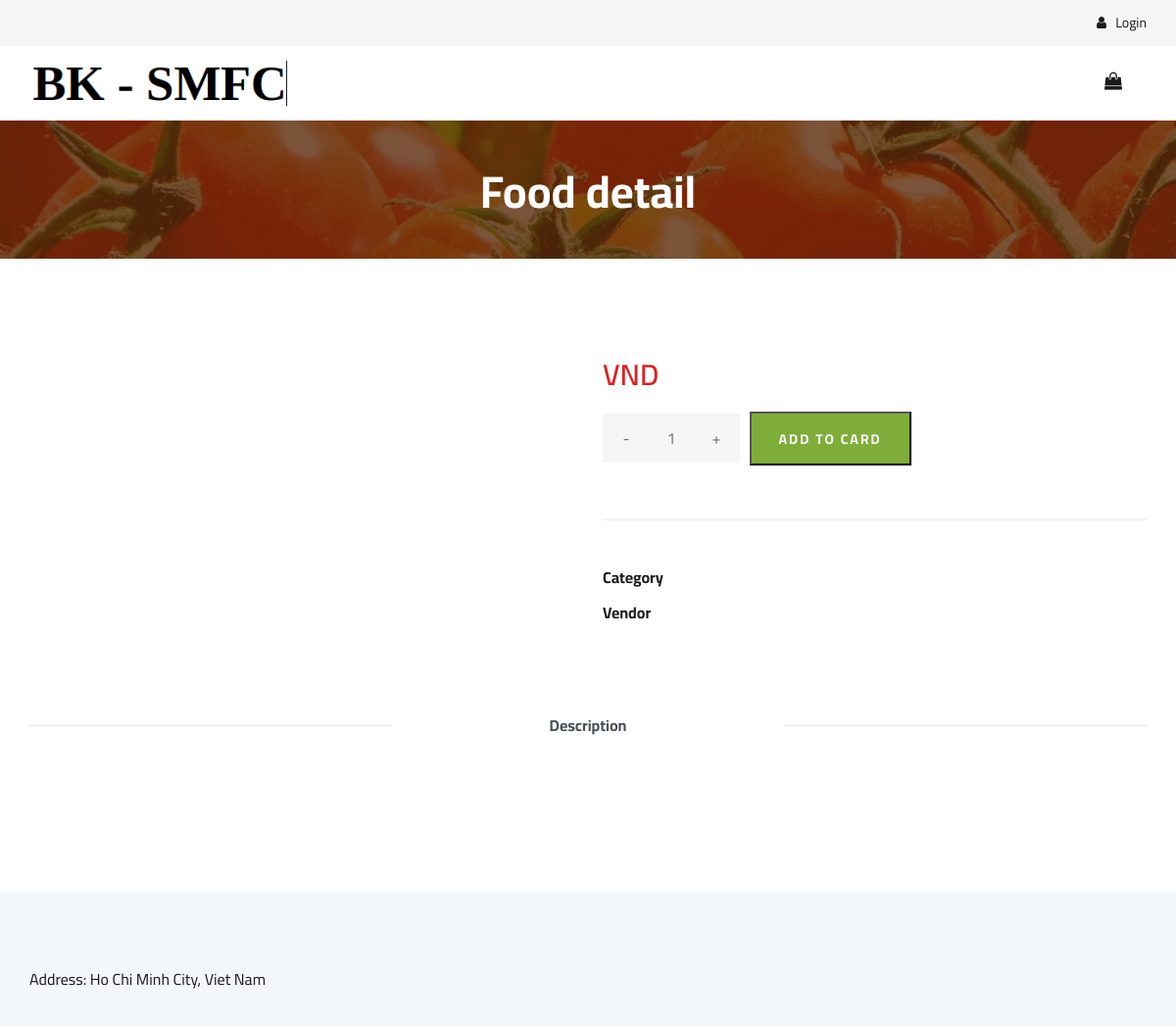
The page /customer/food_detail/6 on the database as committed earlier.
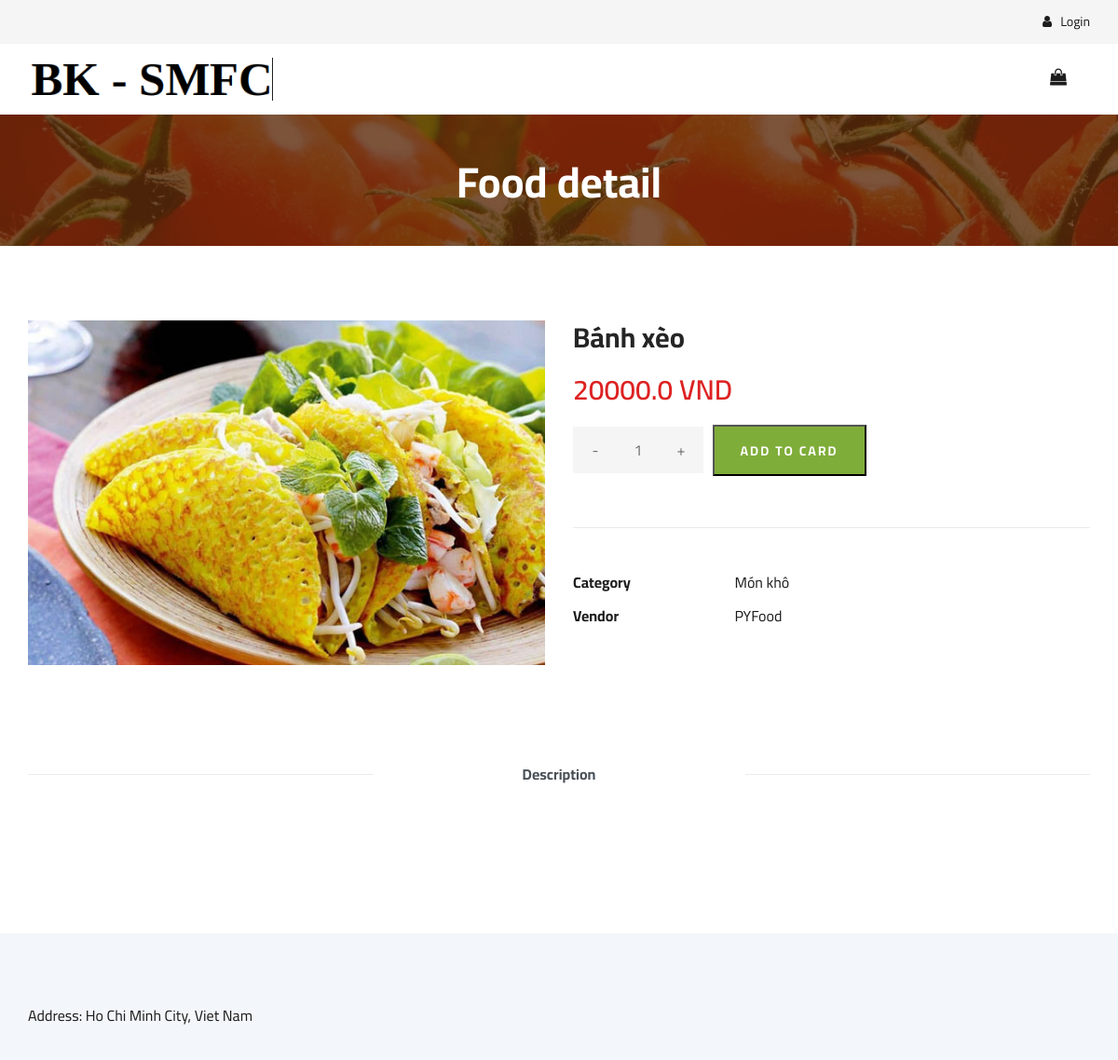
The same page on the database as committed later.
### model/models/food.py (models this page shows, shortened)
class Food(models.Model):
    category = models.ForeignKey(Category, on_delete=models.CASCADE, blank=True)
    name = models.CharField(max_length=100)
    vendor = models.ForeignKey(Vendor, on_delete=models.CASCADE)
    description = models.TextField(blank=True, max_length=256)
    price = models.FloatField(default=0)
    image = models.ImageField(upload_to='food_images/%Y/%m/%d', blank=True)
    class Meta:
        verbose_name = 'Food'
        verbose_name_plural = 'Foods'

class Category(models.Model):
    name = models.CharField(max_length=100)
    class Meta:
        verbose_name = 'Category'
        verbose_name_plural = 'Categories'

### model/models/vendor.py (models this page shows, shortened)
class Vendor(models.Model):
    name = models.CharField(max_length=100, default='')
    description = models.CharField(max_length=256, default='')
    owner = models.ForeignKey(VendorOwner, on_delete=models.CASCADE)

### customer/views.py (the view)
# urls.py: path('food_detail/<int:foodID>', ViewFoodDetail, name='view-food-detail'),
def ViewFoodDetail(request, foodID=None):
    context = {
        'food': Menu.get_food(food_id=foodID),
    }
    return render(request, 'order/shop-details.html', context)

### customer/menu.py (called while the page is built)
    @staticmethod
    def get_food(food_id):
        try:
            return Food.objects.get(id=food_id)
        except ObjectDoesNotExist:
            return None

### templates/order/shop-details.html (shortened to what this page needs)
{% extends 'order/base.html' %}
{% load static%}
{% block CustomerCart %}
    <div class="col-lg-3">
        <div class="header__cart">
            <ul>
                <li><a href="{% url 'customer:view-cart' %}"><i class="fa fa-shopping-bag"></i> </a></li>
            </ul>
        </div>
    </div>
{% endblock %}
{% block BreadcrumbTitle%}
    <h2>Food detail</h2>
{% endblock %}
{% block content %}
    <section class="product-details spad">
        <div class="container">
            <div class="row">
                <div class="col-lg-6 col-md-6">
                    <div class="product__details__pic">
                        <div class="product__details__pic__item">
                            <img class="product__details__pic__item--large"
                                src="{{food.image.url}}" alt="">
                        </div>
                    </div>
                </div>
                <div class="col-lg-6 col-md-6">
                    <div class="product__details__text">
                        <h3>{{food.name}}</h3>
                        <div class="product__details__price">{{food.price}} VND</div>
                        <form action="{% url 'customer:add-item-to-cart' food.id %}" method="post">
                            <div class="product__details__quantity">
                                <div class="quantity">
                                    <div class="pro-qty">
                                        <input type="text" value="1" name="quantity">
                                    </div>
                                </div>
                            </div>
                            <input type="submit" class="primary-btn" value="ADD TO CARD">
                        </form>
                        <ul>
                            <li><b>Category</b> <span>{{food.category.name}}</span></li>
                            <li><b>Vendor</b> <span>{{food.vendor.name}}</span></li>
                        </ul>
                    </div>
                </div>
                <div class="col-lg-12">
                    <div class="product__details__tab">
                        <ul class="nav nav-tabs" role="tablist">
                            <li class="nav-item">
                                <a class="nav-link active" data-toggle="tab" href="#tabs-1" role="tab"
                                    aria-selected="true">Description</a>
                            </li>
                        </ul>
                        <div class="tab-content">
                            <div class="tab-pane active" id="tabs-1" role="tabpanel">
                                <div class="product__details__tab__desc">
                                </div>
                            </div>
                        </div>
                    </div>
                </div>
            </div>
        </div>
    </section>
{% endblock %}

Rows that differ between the two databases and show on the page:
added Food: image (picture), name "Bánh xèo", price "20000.0", category.name "Món khô", vendor.name "PYFood"
